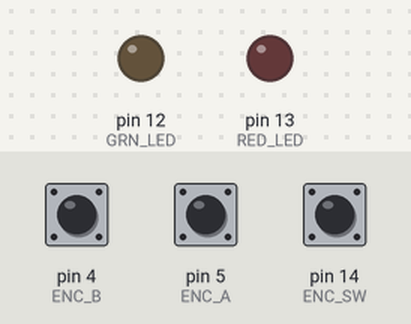
This sketch was run on a simulated Arduino Uno, built with avr-gcc and run on an emulated ATmega328P. On the bench: output pins drawn as LEDs (lit = HIGH). Inputs (shaded band) come from the test bench; at power-on: pin 14 (ENC_SW) HIGH, pin 4 (ENC_B) HIGH, pin 5 (ENC_A) HIGH. What the sketch prints to the serial monitor is not drawn.

Above: at 1.2 s.
1.3 s: pin 14 (ENC_SW) pulled LOW for 0.15 s
At 1.37 s:
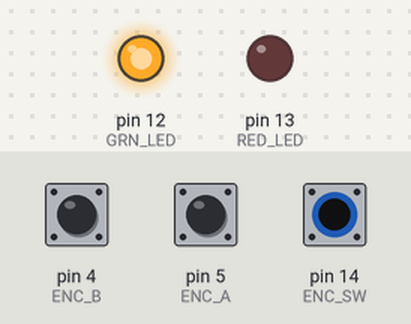
2.9 s: pin 14 (ENC_SW) pulled LOW for 3.2 s
At 7.2 s:
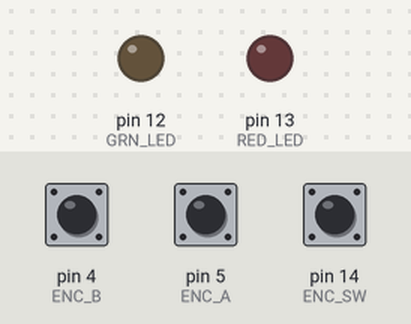
Timing chart, 0 to 8.7 s (numbered marks = the images above; inputs shaded):
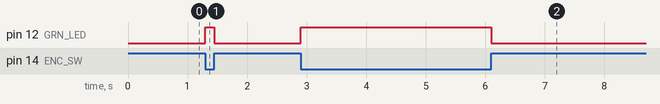

The sketch:

IoTPSP_ENCODER_Simple_ESP8266.ino
```cpp
// program to test Rotary Encoder on the IoT Proto Shield Plus
// www.gtronicsShop.com


// select ESP8266 mini board: tools->Board->"Lolin(Wemos) D1 R2 & Mini"
// select port number


//#define RED_LED D7 //define GPIO number for red led
#define RED_LED 13 //alternative way to define GPIO13 on ESP8266
//#define GRN_LED D6  //define GPIO number for green led
#define GRN_LED 12 //alternative way to define GPIO12 on ESP8266


#define ENC_SW 14  //assign pin for rotary encoder switch (to GPIO33 of the IoTPSP)
#define ENC_A 5    //assign pin for rotary encoder A (to GPIO27 of the IoTPSP)
#define ENC_B 4  //assign pin for rotary encoder B (to GPIO35 of the IoTPSP)

int encoderPosition = 0;
int encoderLastA = LOW;
bool currentEncA = LOW;

void setup() {

  Serial.begin(9600);
  while (!Serial);             //wait for serial monitor
  Serial.println("IoTPSP Rotary Encoder");
  Serial.println(" - Rotate the encoder knob to see its incremental position changing");
  Serial.println(" - Press the encoder knob to see green led changing its status");

  pinMode(ENC_A, INPUT);
  pinMode(ENC_B, INPUT);
  pinMode(ENC_SW, INPUT);

  pinMode(RED_LED, OUTPUT);
  pinMode(GRN_LED, OUTPUT);
}

void loop() {


  digitalWrite(GRN_LED, !digitalRead(ENC_SW));

  currentEncA = digitalRead(ENC_A);
  if ((encoderLastA == LOW) && (currentEncA == HIGH)) {
    if (digitalRead(ENC_B) == LOW) {
      encoderPosition--;
    } else {
      encoderPosition++;
    }
    Serial.print ("Encoder Position: ");
    Serial.println (encoderPosition);
  }
  encoderLastA = currentEncA;

}
```

Measured:
- after the input at 1.3 s, pin 12 (GRN_LED): LOW → HIGH at once, → LOW 0.15 s later
- after the input at 2.9 s, pin 12 (GRN_LED): LOW → HIGH at once, → LOW 3.2 s later
